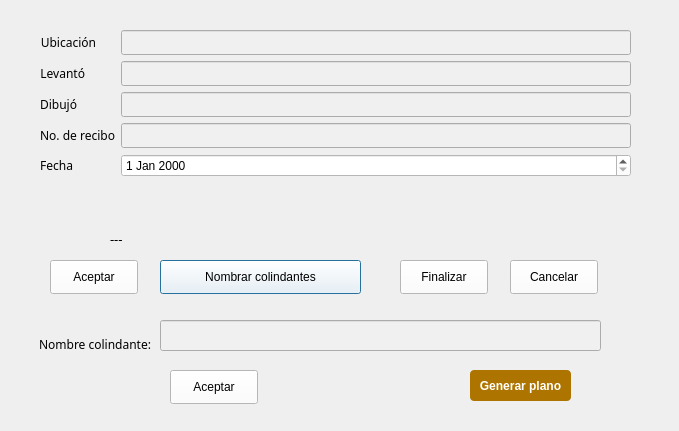
<?xml version="1.0" encoding="UTF-8"?>
<ui version="4.0">
 <class>PlanoManzaneroDialogBase</class>
 <widget class="QDialog" name="PlanoManzaneroDialogBase">
  <property name="geometry">
   <rect>
    <x>0</x>
    <y>0</y>
    <width>679</width>
    <height>431</height>
   </rect>
  </property>
  <property name="windowTitle">
   <string>Plano Manzanero</string>
  </property>
  <widget class="QWidget" name="widget" native="true">
   <property name="geometry">
    <rect>
     <x>20</x>
     <y>10</y>
     <width>621</width>
     <height>401</height>
    </rect>
   </property>
   <property name="sizePolicy">
    <sizepolicy hsizetype="Expanding" vsizetype="Expanding">
     <horstretch>0</horstretch>
     <verstretch>0</verstretch>
    </sizepolicy>
   </property>
   <property name="palette">
    <palette>
     <active>
      <colorrole role="WindowText">
       <brush brushstyle="SolidPattern">
        <color alpha="255">
         <red>0</red>
         <green>0</green>
         <blue>0</blue>
        </color>
       </brush>
      </colorrole>
      <colorrole role="Button">
       <brush brushstyle="SolidPattern">
        <color alpha="255">
         <red>255</red>
         <green>255</green>
         <blue>255</blue>
        </color>
       </brush>
      </colorrole>
      <colorrole role="Light">
       <brush brushstyle="SolidPattern">
        <color alpha="255">
         <red>255</red>
         <green>255</green>
         <blue>255</blue>
        </color>
       </brush>
      </colorrole>
      <colorrole role="Midlight">
       <brush brushstyle="SolidPattern">
        <color alpha="255">
         <red>255</red>
         <green>255</green>
         <blue>255</blue>
        </color>
       </brush>
      </colorrole>
      <colorrole role="Dark">
       <brush brushstyle="SolidPattern">
        <color alpha="255">
         <red>127</red>
         <green>127</green>
         <blue>127</blue>
        </color>
       </brush>
      </colorrole>
      <colorrole role="Mid">
       <brush brushstyle="SolidPattern">
        <color alpha="255">
         <red>170</red>
         <green>170</green>
         <blue>170</blue>
        </color>
       </brush>
      </colorrole>
      <colorrole role="Text">
       <brush brushstyle="SolidPattern">
        <color alpha="255">
         <red>0</red>
         <green>0</green>
         <blue>0</blue>
        </color>
       </brush>
      </colorrole>
      <colorrole role="BrightText">
       <brush brushstyle="SolidPattern">
        <color alpha="255">
         <red>255</red>
         <green>255</green>
         <blue>255</blue>
        </color>
       </brush>
      </colorrole>
      <colorrole role="ButtonText">
       <brush brushstyle="SolidPattern">
        <color alpha="255">
         <red>0</red>
         <green>0</green>
         <blue>0</blue>
        </color>
       </brush>
      </colorrole>
      <colorrole role="Base">
       <brush brushstyle="SolidPattern">
        <color alpha="255">
         <red>255</red>
         <green>255</green>
         <blue>255</blue>
        </color>
       </brush>
      </colorrole>
      <colorrole role="Window">
       <brush brushstyle="SolidPattern">
        <color alpha="255">
         <red>255</red>
         <green>255</green>
         <blue>255</blue>
        </color>
       </brush>
      </colorrole>
      <colorrole role="Shadow">
       <brush brushstyle="SolidPattern">
        <color alpha="255">
         <red>0</red>
         <green>0</green>
         <blue>0</blue>
        </color>
       </brush>
      </colorrole>
      <colorrole role="AlternateBase">
       <brush brushstyle="SolidPattern">
        <color alpha="255">
         <red>255</red>
         <green>255</green>
         <blue>255</blue>
        </color>
       </brush>
      </colorrole>
      <colorrole role="ToolTipBase">
       <brush brushstyle="SolidPattern">
        <color alpha="255">
         <red>255</red>
         <green>255</green>
         <blue>220</blue>
        </color>
       </brush>
      </colorrole>
      <colorrole role="ToolTipText">
       <brush brushstyle="SolidPattern">
        <color alpha="255">
         <red>0</red>
         <green>0</green>
         <blue>0</blue>
        </color>
       </brush>
      </colorrole>
     </active>
     <inactive>
      <colorrole role="WindowText">
       <brush brushstyle="SolidPattern">
        <color alpha="255">
         <red>0</red>
         <green>0</green>
         <blue>0</blue>
        </color>
       </brush>
      </colorrole>
      <colorrole role="Button">
       <brush brushstyle="SolidPattern">
        <color alpha="255">
         <red>255</red>
         <green>255</green>
         <blue>255</blue>
        </color>
       </brush>
      </colorrole>
      <colorrole role="Light">
       <brush brushstyle="SolidPattern">
        <color alpha="255">
         <red>255</red>
         <green>255</green>
         <blue>255</blue>
        </color>
       </brush>
      </colorrole>
      <colorrole role="Midlight">
       <brush brushstyle="SolidPattern">
        <color alpha="255">
         <red>255</red>
         <green>255</green>
         <blue>255</blue>
        </color>
       </brush>
      </colorrole>
      <colorrole role="Dark">
       <brush brushstyle="SolidPattern">
        <color alpha="255">
         <red>127</red>
         <green>127</green>
         <blue>127</blue>
        </color>
       </brush>
      </colorrole>
      <colorrole role="Mid">
       <brush brushstyle="SolidPattern">
        <color alpha="255">
         <red>170</red>
         <green>170</green>
         <blue>170</blue>
        </color>
       </brush>
      </colorrole>
      <colorrole role="Text">
       <brush brushstyle="SolidPattern">
        <color alpha="255">
         <red>0</red>
         <green>0</green>
         <blue>0</blue>
        </color>
       </brush>
      </colorrole>
      <colorrole role="BrightText">
       <brush brushstyle="SolidPattern">
        <color alpha="255">
         <red>255</red>
         <green>255</green>
         <blue>255</blue>
        </color>
       </brush>
      </colorrole>
      <colorrole role="ButtonText">
       <brush brushstyle="SolidPattern">
        <color alpha="255">
         <red>0</red>
         <green>0</green>
         <blue>0</blue>
        </color>
       </brush>
      </colorrole>
      <colorrole role="Base">
       <brush brushstyle="SolidPattern">
        <color alpha="255">
         <red>255</red>
         <green>255</green>
         <blue>255</blue>
        </color>
       </brush>
      </colorrole>
      <colorrole role="Window">
       <brush brushstyle="SolidPattern">
        <color alpha="255">
         <red>255</red>
         <green>255</green>
         <blue>255</blue>
        </color>
       </brush>
      </colorrole>
      <colorrole role="Shadow">
       <brush brushstyle="SolidPattern">
        <color alpha="255">
         <red>0</red>
         <green>0</green>
         <blue>0</blue>
        </color>
       </brush>
      </colorrole>
      <colorrole role="AlternateBase">
       <brush brushstyle="SolidPattern">
        <color alpha="255">
         <red>255</red>
         <green>255</green>
         <blue>255</blue>
        </color>
       </brush>
      </colorrole>
      <colorrole role="ToolTipBase">
       <brush brushstyle="SolidPattern">
        <color alpha="255">
         <red>255</red>
         <green>255</green>
         <blue>220</blue>
        </color>
       </brush>
      </colorrole>
      <colorrole role="ToolTipText">
       <brush brushstyle="SolidPattern">
        <color alpha="255">
         <red>0</red>
         <green>0</green>
         <blue>0</blue>
        </color>
       </brush>
      </colorrole>
     </inactive>
     <disabled>
      <colorrole role="WindowText">
       <brush brushstyle="SolidPattern">
        <color alpha="255">
         <red>127</red>
         <green>127</green>
         <blue>127</blue>
        </color>
       </brush>
      </colorrole>
      <colorrole role="Button">
       <brush brushstyle="SolidPattern">
        <color alpha="255">
         <red>255</red>
         <green>255</green>
         <blue>255</blue>
        </color>
       </brush>
      </colorrole>
      <colorrole role="Light">
       <brush brushstyle="SolidPattern">
        <color alpha="255">
         <red>255</red>
         <green>255</green>
         <blue>255</blue>
        </color>
       </brush>
      </colorrole>
      <colorrole role="Midlight">
       <brush brushstyle="SolidPattern">
        <color alpha="255">
         <red>255</red>
         <green>255</green>
         <blue>255</blue>
        </color>
       </brush>
      </colorrole>
      <colorrole role="Dark">
       <brush brushstyle="SolidPattern">
        <color alpha="255">
         <red>127</red>
         <green>127</green>
         <blue>127</blue>
        </color>
       </brush>
      </colorrole>
      <colorrole role="Mid">
       <brush brushstyle="SolidPattern">
        <color alpha="255">
         <red>170</red>
         <green>170</green>
         <blue>170</blue>
        </color>
       </brush>
      </colorrole>
      <colorrole role="Text">
       <brush brushstyle="SolidPattern">
        <color alpha="255">
         <red>127</red>
         <green>127</green>
         <blue>127</blue>
        </color>
       </brush>
      </colorrole>
      <colorrole role="BrightText">
       <brush brushstyle="SolidPattern">
        <color alpha="255">
         <red>255</red>
         <green>255</green>
         <blue>255</blue>
        </color>
       </brush>
      </colorrole>
      <colorrole role="ButtonText">
       <brush brushstyle="SolidPattern">
        <color alpha="255">
         <red>127</red>
         <green>127</green>
         <blue>127</blue>
        </color>
       </brush>
      </colorrole>
      <colorrole role="Base">
       <brush brushstyle="SolidPattern">
        <color alpha="255">
         <red>255</red>
         <green>255</green>
         <blue>255</blue>
        </color>
       </brush>
      </colorrole>
      <colorrole role="Window">
       <brush brushstyle="SolidPattern">
        <color alpha="255">
         <red>255</red>
         <green>255</green>
         <blue>255</blue>
        </color>
       </brush>
      </colorrole>
      <colorrole role="Shadow">
       <brush brushstyle="SolidPattern">
        <color alpha="255">
         <red>0</red>
         <green>0</green>
         <blue>0</blue>
        </color>
       </brush>
      </colorrole>
      <colorrole role="AlternateBase">
       <brush brushstyle="SolidPattern">
        <color alpha="255">
         <red>255</red>
         <green>255</green>
         <blue>255</blue>
        </color>
       </brush>
      </colorrole>
      <colorrole role="ToolTipBase">
       <brush brushstyle="SolidPattern">
        <color alpha="255">
         <red>255</red>
         <green>255</green>
         <blue>220</blue>
        </color>
       </brush>
      </colorrole>
      <colorrole role="ToolTipText">
       <brush brushstyle="SolidPattern">
        <color alpha="255">
         <red>0</red>
         <green>0</green>
         <blue>0</blue>
        </color>
       </brush>
      </colorrole>
     </disabled>
    </palette>
   </property>
   <widget class="QWidget" name="formLayoutWidget">
    <property name="geometry">
     <rect>
      <x>20</x>
      <y>20</y>
      <width>591</width>
      <height>191</height>
     </rect>
    </property>
    <layout class="QFormLayout" name="formLayout">
     <item row="0" column="0">
      <widget class="QLabel" name="label">
       <property name="font">
        <font>
         <family>Century Gothic</family>
        </font>
       </property>
       <property name="text">
        <string>&lt;html&gt;&lt;head/&gt;&lt;body&gt;&lt;p align=&quot;right&quot;&gt;Ubicación&lt;/p&gt;&lt;/body&gt;&lt;/html&gt;</string>
       </property>
      </widget>
     </item>
     <item row="0" column="1">
      <widget class="QLineEdit" name="fldUbicacion">
       <property name="font">
        <font>
         <family>Century Gothic</family>
        </font>
       </property>
       <property name="styleSheet">
        <string notr="true">
background : rgb(240, 240, 240);
</string>
       </property>
       <property name="text">
        <string/>
       </property>
      </widget>
     </item>
     <item row="1" column="0">
      <widget class="QLabel" name="label_2">
       <property name="font">
        <font>
         <family>Century Gothic</family>
        </font>
       </property>
       <property name="text">
        <string>&lt;html&gt;&lt;head/&gt;&lt;body&gt;&lt;p align=&quot;right&quot;&gt;Levantó&lt;/p&gt;&lt;/body&gt;&lt;/html&gt;</string>
       </property>
      </widget>
     </item>
     <item row="1" column="1">
      <widget class="QLineEdit" name="fldLevanto">
       <property name="font">
        <font>
         <family>Century Gothic</family>
        </font>
       </property>
       <property name="styleSheet">
        <string notr="true">
background : rgb(240, 240, 240);
</string>
       </property>
       <property name="text">
        <string/>
       </property>
      </widget>
     </item>
     <item row="2" column="0">
      <widget class="QLabel" name="label_3">
       <property name="font">
        <font>
         <family>Century Gothic</family>
        </font>
       </property>
       <property name="text">
        <string>&lt;html&gt;&lt;head/&gt;&lt;body&gt;&lt;p align=&quot;right&quot;&gt;Dibujó&lt;/p&gt;&lt;/body&gt;&lt;/html&gt;</string>
       </property>
      </widget>
     </item>
     <item row="2" column="1">
      <widget class="QLineEdit" name="fldDibujo">
       <property name="font">
        <font>
         <family>Century Gothic</family>
        </font>
       </property>
       <property name="styleSheet">
        <string notr="true">
background : rgb(240, 240, 240);
</string>
       </property>
       <property name="text">
        <string/>
       </property>
      </widget>
     </item>
     <item row="3" column="0">
      <widget class="QLabel" name="label_4">
       <property name="font">
        <font>
         <family>Century Gothic</family>
        </font>
       </property>
       <property name="text">
        <string>&lt;html&gt;&lt;head/&gt;&lt;body&gt;&lt;p align=&quot;right&quot;&gt;No. de recibo&lt;/p&gt;&lt;/body&gt;&lt;/html&gt;</string>
       </property>
      </widget>
     </item>
     <item row="3" column="1">
      <widget class="QLineEdit" name="fldRecibo">
       <property name="font">
        <font>
         <family>Century Gothic</family>
        </font>
       </property>
       <property name="styleSheet">
        <string notr="true">
background : rgb(240, 240, 240);
</string>
       </property>
       <property name="text">
        <string/>
       </property>
      </widget>
     </item>
     <item row="5" column="0">
      <widget class="QLabel" name="label_5">
       <property name="font">
        <font>
         <family>Century Gothic</family>
        </font>
       </property>
       <property name="text">
        <string>&lt;html&gt;&lt;head/&gt;&lt;body&gt;&lt;p align=&quot;right&quot;&gt;Fecha&lt;/p&gt;&lt;/body&gt;&lt;/html&gt;</string>
       </property>
      </widget>
     </item>
     <item row="5" column="1">
      <widget class="QDateEdit" name="dateEdit"/>
     </item>
    </layout>
   </widget>
   <widget class="QPushButton" name="btnSelEdge">
    <property name="geometry">
     <rect>
      <x>140</x>
      <y>250</y>
      <width>201</width>
      <height>34</height>
     </rect>
    </property>
    <property name="text">
     <string>Nombrar colindantes</string>
    </property>
   </widget>
   <widget class="QLabel" name="lbEstatus">
    <property name="geometry">
     <rect>
      <x>90</x>
      <y>220</y>
      <width>431</width>
      <height>16</height>
     </rect>
    </property>
    <property name="font">
     <font>
      <family>Century Gothic</family>
      <pointsize>10</pointsize>
     </font>
    </property>
    <property name="text">
     <string>&lt;html&gt;&lt;head/&gt;&lt;body&gt;&lt;p&gt;---&lt;/p&gt;&lt;/body&gt;&lt;/html&gt;</string>
    </property>
   </widget>
   <widget class="QLabel" name="label_6">
    <property name="geometry">
     <rect>
      <x>0</x>
      <y>320</y>
      <width>131</width>
      <height>29</height>
     </rect>
    </property>
    <property name="font">
     <font>
      <family>Century Gothic</family>
     </font>
    </property>
    <property name="text">
     <string>&lt;html&gt;&lt;head/&gt;&lt;body&gt;&lt;p align=&quot;right&quot;&gt;Nombre colindante:&lt;/p&gt;&lt;/body&gt;&lt;/html&gt;</string>
    </property>
   </widget>
   <widget class="QLineEdit" name="fldNomCol">
    <property name="geometry">
     <rect>
      <x>140</x>
      <y>310</y>
      <width>441</width>
      <height>31</height>
     </rect>
    </property>
    <property name="font">
     <font>
      <family>Century Gothic</family>
     </font>
    </property>
    <property name="styleSheet">
     <string notr="true">
background : rgb(240, 240, 240);
</string>
    </property>
    <property name="text">
     <string/>
    </property>
   </widget>
   <widget class="QPushButton" name="btnAceptarNombre">
    <property name="geometry">
     <rect>
      <x>150</x>
      <y>360</y>
      <width>88</width>
      <height>34</height>
     </rect>
    </property>
    <property name="text">
     <string>Aceptar</string>
    </property>
   </widget>
   <widget class="QPushButton" name="btnSelEdgeCancl">
    <property name="geometry">
     <rect>
      <x>490</x>
      <y>250</y>
      <width>88</width>
      <height>34</height>
     </rect>
    </property>
    <property name="text">
     <string>Cancelar</string>
    </property>
   </widget>
   <widget class="QPushButton" name="btnGeneraPDF">
    <property name="geometry">
     <rect>
      <x>450</x>
      <y>360</y>
      <width>101</width>
      <height>31</height>
     </rect>
    </property>
    <property name="font">
     <font>
      <weight>75</weight>
      <bold>true</bold>
     </font>
    </property>
    <property name="styleSheet">
     <string notr="true">QPushButton{
background : rgb(174, 116, 0);
color : rgb(255, 255, 255);
border-radius : 4px;
}
QPushButton::hover{
background : rgb(104, 69, 13);
color : rgb(255, 255, 255);
border-radius : 4px;
}
QPushButton:disabled {
background: rgb(217, 217, 217)
}</string>
    </property>
    <property name="text">
     <string>Generar plano</string>
    </property>
   </widget>
   <widget class="QPushButton" name="btnSelEdgeFinalizar">
    <property name="geometry">
     <rect>
      <x>380</x>
      <y>250</y>
      <width>88</width>
      <height>34</height>
     </rect>
    </property>
    <property name="text">
     <string>Finalizar</string>
    </property>
   </widget>
   <widget class="QPushButton" name="btnComposer">
    <property name="geometry">
     <rect>
      <x>30</x>
      <y>250</y>
      <width>88</width>
      <height>34</height>
     </rect>
    </property>
    <property name="text">
     <string>Aceptar</string>
    </property>
   </widget>
  </widget>
 </widget>
 <resources/>
 <connections/>
</ui>
